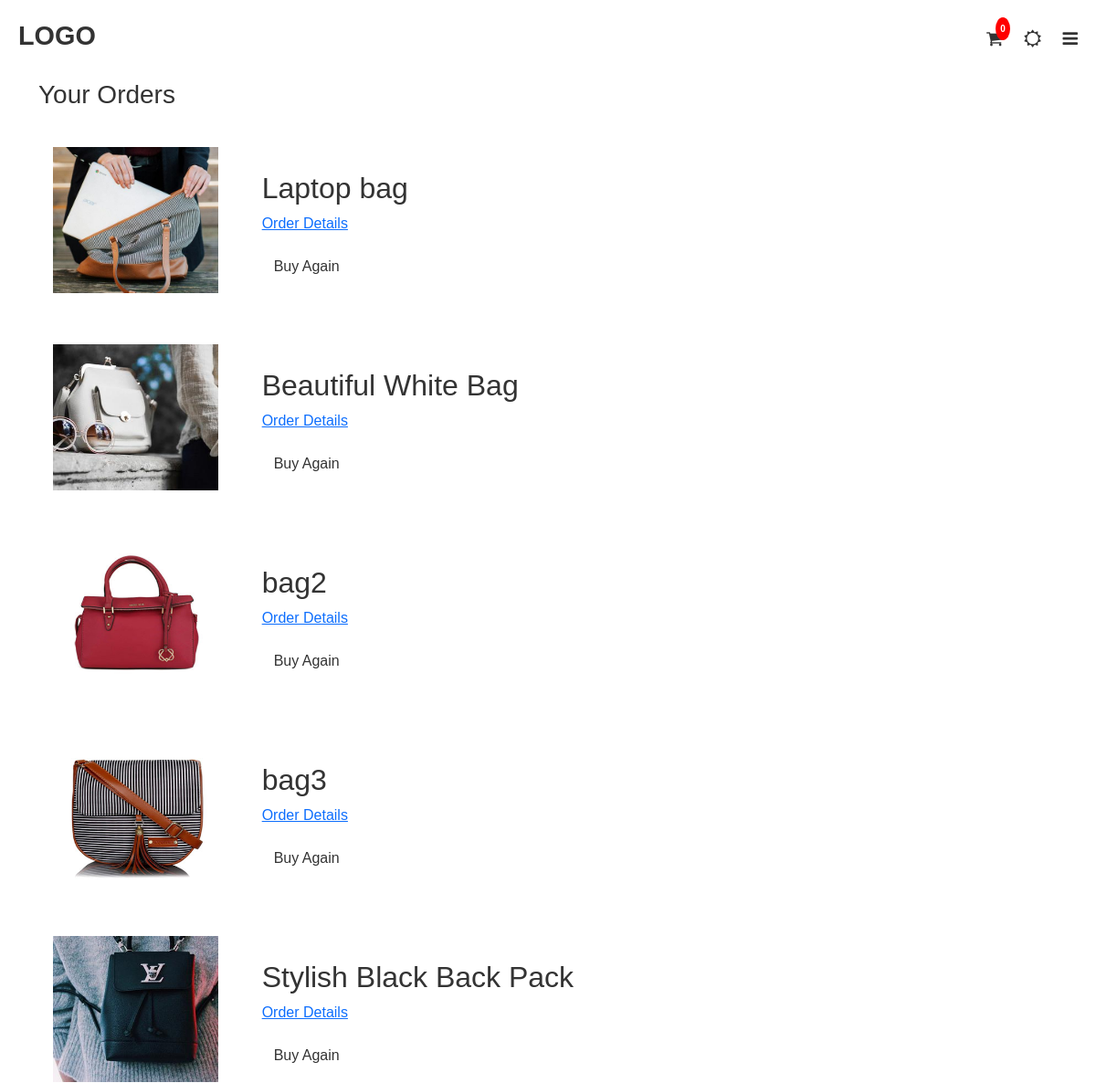
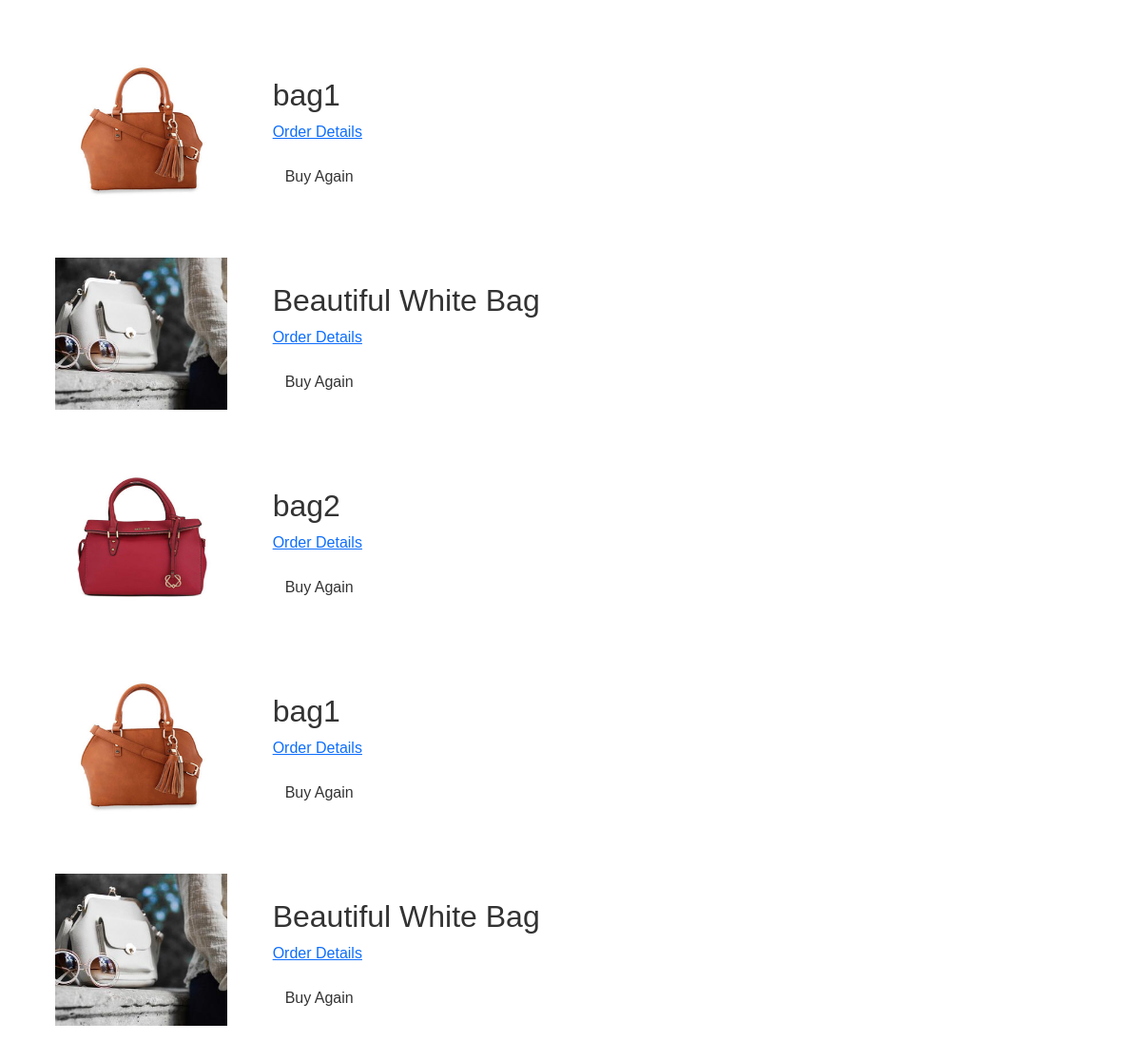
Screenshot of /orders/ (signed in) with the database file from the repository (2 pictures, top to bottom).
### order/models.py (models this page shows, shortened)
class OrderItem(models.Model):
    custProduct = models.ForeignKey(product, on_delete= models.SET_NULL, null=True)
    order = models.ForeignKey(Order, on_delete=models.SET_NULL, null=True)
    quantity = models.IntegerField(default=0, null=True, blank=True)
    date_added = models.DateTimeField(auto_now_add=True)

### products/models.py (models this page shows, shortened)
class product(models.Model):
    product_name = models.CharField(max_length=150)
    product_category = models.ForeignKey(category, on_delete=models.CASCADE)
    product_image1 = models.ImageField(default = 'default_product.png', upload_to = 'product/%Y/%m/%d')
    product_image2 = models.ImageField(default = 'default_product.png', upload_to = 'product/%Y/%m/%d')
    product_image3 = models.ImageField(default = 'default_product.png', upload_to = 'product/%Y/%m/%d')
    product_price = models.DecimalField(max_digits=7 , decimal_places=2)
    product_description = models.TextField()
    is_available = models.BooleanField(default=True)
    date_added = models.DateTimeField(default=timezone.now, blank=True)
    top_sale = models.BooleanField(default= True)

### order/views.py (the view)
# urls.py: path('orders/',your_orders,name='your-orders'),
def your_orders(request):
    if Ordered.objects.filter(order_owner = request.user.id).exists():
        order_owner = Ordered.objects.filter(order_owner = request.user.id).all()
        x = QuerySet(model=OrderItem)
        for i in order_owner:
            ord = i.order_used
            ordd = ord.orderitem_set.all()
            x.union(ordd)
        ordd = x
        content = {
            'ordd':ordd
        }
        return render(request, 'order/ordered_items.html',content)
    else:
        return redirect('home-page')

### order/templates/order/ordered_items.html
{% extends 'customers/base_temp.html' %}
{% block content %}
<div class="container ordered-items-color">
    {% if ordd %}
    <h3 class="">Your Orders</h3>
    {% for i in ordd %}
    <div class="container col-md-12 ordered-con mt-4 p-3 d-md-flex align-items-center">
        <div class="col-md-2 col-6 order-image">
            <img src="{{ i.custProduct.product_image1.url }}" alt="{{ i.custProduct.product_name }}">
        </div>
        <div class="ms-md-5">
            <h2 class="mt-3">{{ i.custProduct.product_name }}</h2>
            <div><a href="{% url 'orders-details' i.id %}">Order Details</a></div>
            <a class="btn change-img-submit mt-3" href="{% url 'products-details' i.custProduct.id %}">Buy Again</a>
        </div>
    </div>
    {% endfor %}
{% endif %}
</div>
{% endblock %}

### customers/static/css/main.css (style rules this page uses)
* { padding:0; margin:0; box-sizing: border-box; font-family: 'Poppins', sans-serif; }
:root { --black: #333; --white: #fff; }
body { background-color: var(--white); }
.change-img-submit { color: var(--black); }
.ordered-con { word-wrap: break-word; }
.order-image { background-color: red; height: 20vh; }
.order-image img { width: 100%; height: 100%; }
.ordered-items-color { color: var(--black); }

### rows the page displays
OrderItem: custProduct.product_image1 (picture), custProduct.product_name "Laptop bag"
OrderItem: custProduct.product_image1 (picture), custProduct.product_name "Beautiful White Bag"
OrderItem: custProduct.product_image1 (picture), custProduct.product_name "bag2"
OrderItem: custProduct.product_image1 (picture), custProduct.product_name "bag3"
OrderItem: custProduct.product_image1 (picture), custProduct.product_name "Stylish Black Back Pack"
OrderItem: custProduct.product_image1 (picture), custProduct.product_name "bag1"
OrderItem: custProduct.product_image1 (picture), custProduct.product_name "Beautiful White Bag"
OrderItem: custProduct.product_image1 (picture), custProduct.product_name "bag2"
OrderItem: custProduct.product_image1 (picture), custProduct.product_name "bag1"
OrderItem: custProduct.product_image1 (picture), custProduct.product_name "Beautiful White Bag"
